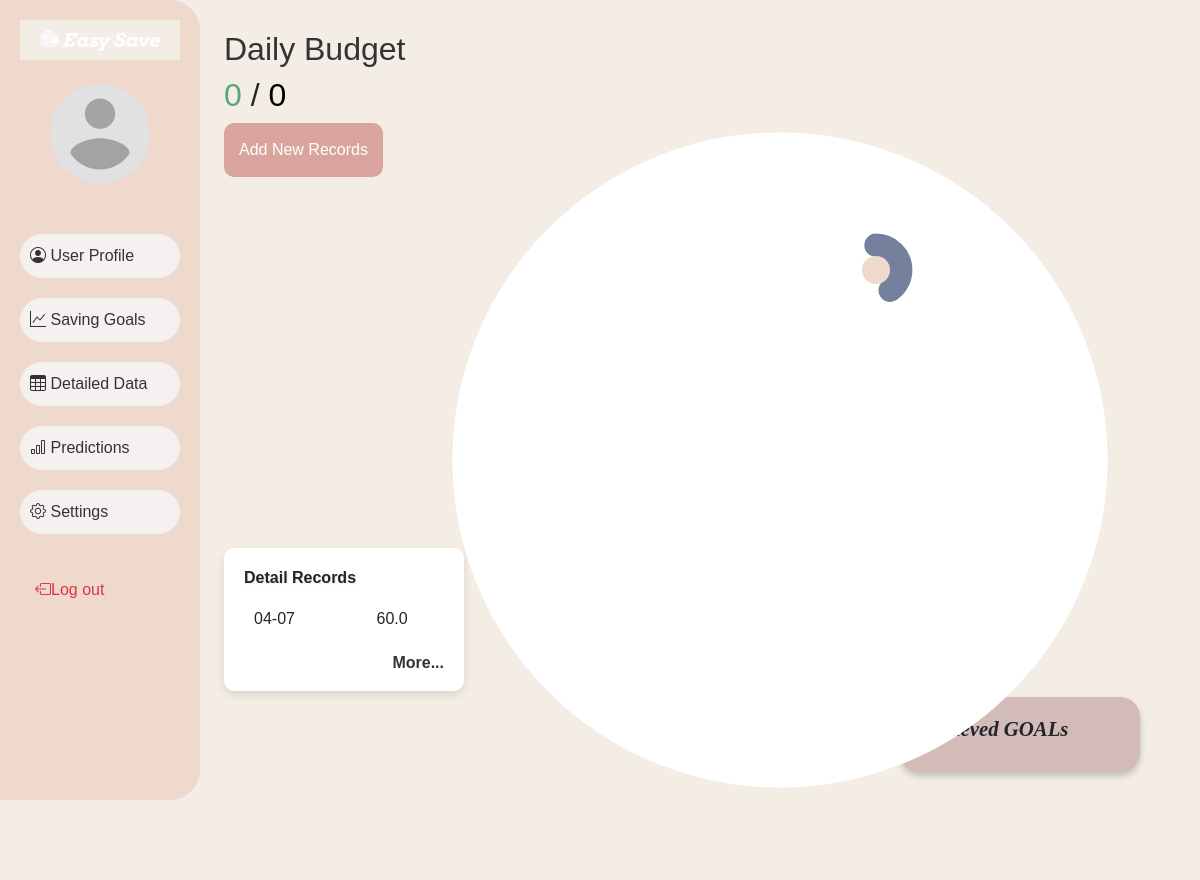
Screenshot of /home (signed in) with the database file from the repository.
### database.py (models this page shows, shortened)
class User(db.Model):
    __tablename__ = 'user'
    user_id = db.Column(db.Integer, primary_key=True, autoincrement=True)
    username = db.Column(db.String(100), nullable=False, unique=True)
    nickname = db.Column(db.String(100),nullable=True)
    average_income = db.Column(db.Float)
    average_spending = db.Column(db.Float)
    emailaddress = db.Column(db.String(150), nullable=True)
    password = db.Column(db.String(200), nullable=True)
    age = db.Column(db.Integer)
    gender = db.Column(db.String(10))
    year_in_school = db.Column(db.String(50))
    major = db.Column(db.String(100))
    profile_picture = db.Column(db.String(200), nullable=False, default='default_picture.png')
    created_at = db.Column(db.DateTime, default=db.func.current_timestamp())
    updated_at = db.Column(db.DateTime, default=db.func.current_timestamp(), onupdate=db.func.current_timestamp())
    spendings = db.relationship('Detail', backref='user', lazy=True)
    saving_goals = db.relationship('Saving_Goal', backref='user', lazy=True)
    spendings_records = db.relationship('Record', backref='user', lazy=True)

class  Record(db.Model):
    __tablename__ = 'record'
    record_id = db.Column(db.Integer, primary_key=True, autoincrement=True)
    user_id = db.Column(db.Integer, db.ForeignKey('user.user_id'), nullable=True)
    amount = db.Column(db.Float)
    date = db.Column(db.DateTime)
    category = db.Column(db.String(200))
    note = db.Column(db.String(300))

### app.py (the view)
@app.route('/home')
def home():
    if 'user_id' not in session:
        return render_template('login.html')
    user_id = session.get('user_id')
    user = User.query.filter_by(user_id=user_id).first()
    spending = Record.query.filter_by(user_id=user.user_id).order_by(Record.date.desc()).limit(3).all()
    today = datetime.now().date()
    today_records = Record.query.filter(
        Record.user_id == user.user_id,
        func.date(Record.date) == today
    ).all()
    savingGoal = Saving_Goal.query.filter_by(user_id=user.user_id).order_by(Saving_Goal.end_date.desc()).first()
    savingGoals = Saving_Goal.query.filter_by(user_id=user.user_id).order_by(Saving_Goal.end_date.desc()).limit(3).all()
    achievedGoals = Saving_Goal.query.filter(
        Saving_Goal.user_id == user.user_id,
        Saving_Goal.progress == "finished"
    ).order_by(Saving_Goal.end_date.desc()).limit(3).all()
    category_averages = fetch_combined_financial_data(user_id, db.session)
    print(f"[DEBUG] Category Averages: {category_averages}")
    avg_disposable_income = user.average_income or 0.0
    avg_spending = user.average_spending or 0.0
    print(f"[DEBUG] Average Disposable Income: {avg_disposable_income}")
    print(f"[DEBUG] Average Spending: {avg_spending}")
    if savingGoal:
        savings_goal = savingGoal.amount
    else:
        savings_goal = avg_disposable_income * 0.20  # Default 20% if no goal set
    daily_budget = generate_daily_budget(user_id, db.session)
    print(f"[DEBUG] Daily Budget (from daily_budget_algorithm): {daily_budget}")
    return render_template(
        'index.html',
        active_page='home',
        user=user,
        spending=spending,
        savingGoals=savingGoals,
        daily_budget=round(daily_budget, 2),
        today_records=today_records,
        achievedGoals=achievedGoals
    )

### app.py (called while the page is built)
@app.context_processor
def inject_time():
    import time
    return dict(time=time)

### budget_allocation_algorithm/daily_budget_algorithm.py (called while the page is built)
def calculate_daily_savings(saving_goals):
    today = datetime.now().date()
    daily_savings = 0.0
    prioritized_goals = sorted(saving_goals, key=lambda x: x.end_date)
    for goal in prioritized_goals:
        remaining_amount = (goal.amount or 0) - (goal.progress_amount or 0)
        days_left = (goal.end_date.date() - today).days
        if days_left <= 0 or remaining_amount <= 0:
            continue  # Skip goals that are already completed or past their end date
        daily_saving_for_goal = remaining_amount / days_left
        daily_savings += daily_saving_for_goal
    return daily_savings

def generate_daily_budget(user_id, db_session: Session):
    user_financial_data = fetch_user_financial_data(user_id, db_session)
    if not user_financial_data:
        user = db_session.query(User).filter_by(user_id=user_id).first()
        if user and user.average_income:
            daily_budget = user.average_income / 31
            print(f"[DEBUG] No Detail records found. Using fallback daily_budget: {daily_budget}")
        else:
            daily_budget = 0.0
            print("[DEBUG] No Detail records found and average_income is missing. Setting daily_budget to 0.0")
    else:
        daily_budget = calculate_daily_budget(user_financial_data)
        print(f"[DEBUG] Calculated daily_budget from financial data: {daily_budget}")
    return round(daily_budget, 2)

### templates/index.html (shortened to what this page needs)
{% extends "base.html" %}
{% block styles %}
    <link rel="stylesheet" href="{{ url_for('static', filename='css/index.css') }}">
{% endblock %}
{% block content %}
<div class="flex-container">
    <div>
        {% set budget = daily_budget if daily_budget != 0 else 0 %}
        {% set ns = namespace(total_amount=0) %}
        {% for record in today_records %}
            {% if record.category not in ["allowance", "income", "living_expenses"] %}
                {% set ns.total_amount = (ns.total_amount + record.amount)|round(2) %}
            {% endif %}
        {% endfor %}
        <h2 style="color: #333;">Daily Budget</h2>
        <h2 class="buget-text">
            <span id="spent" style="color: #58A778;">{{ ns.total_amount }}</span>
            /
            <span id="total" style="color: black;">{{ budget }}</span>
        </h2>
        <button class="btn-add-record add-new-records" onclick="window.location.href='/newRecords'">Add New Records</button>
    </div>
    <div class="detail-records">
        <h2>Detail Records</h2>
        <table class="records-table">
            <tbody>
                {%for record in spending%}
                    <tr>
                        <td>{{record.date.strftime('%m-%d')}}</td>
                        <td>{{record.category.split(':')[1]}}</td>
                        <td>{{record.amount}}</td>
                    </tr>
                {%endfor%}
            </tbody>
        </table>
        <p class="more-link"><a href="/details_and_charts">More...</a></p>
    </div>
    <div class="achieved-goals">
        <h3>Achieved GOALs</h3>
    </div>
    <div class="spending">
        <svg viewBox="0 0 100 100" class="circular-chart">
            <circle class="circle-bg-spending" cx="50" cy="50" r="29" />
            <circle class="circle-center-spending" cx="50" cy="50" r="19.6" />
            {% if today_records is not none %}
                {% set circumference = 2 * 3.14159 * 29 %}
                {% set ns = namespace(prev_filled_length=0) %}
                {% for record in today_records %}
                    {% if record.category not in ["allowance", "income", "living_expenses"] %}
                        {% set percentage = 0 if budget == 0 else (((record.amount / budget) * 100) | round) %}
                        {% set filled_length = (percentage / 100) * circumference %}
                        {% set stroke_dasharray = "{} {}".format(filled_length, circumference) %}
                        {% if  ns.prev_filled_length == 0 %}
                            {% set stroke_dashoffset =  ns.prev_filled_length %}
                        {%else%}
                            {%set stroke_dashoffset =  filled_length + ns.prev_filled_length%}
                        {%endif%}
                        <circle class="circle spending-progress spending-{{ loop.index }}"
                                cx="50" cy="50" r="29"
                                stroke-dasharray="{{ stroke_dasharray }}"
                                stroke-dashoffset="{{ stroke_dashoffset }}">
                                <title>{{record.category}}  {{record.amount}}</title>
                        </circle>
                        {% set ns.prev_filled_length = ns.prev_filled_length + filled_length %}
                    {% endif %}
                {% endfor %}
            {% endif %}
        </svg>
        {% if savingGoals is not none %}
        <div class="saving-goals">
            <svg viewBox="0 0 36 36" class="circular-chart">
                    {% set ns = namespace(radius = 5.3) %}
                    <circle class="circle-bg" cx="18" cy="18" r="{{ns.radius * (savingGoals|length)}}" />
                {% for goal in savingGoals %}
                {% set progress_amount = goal.progress_amount if goal.progress_amount is not none else 0.0 %}
                {% set total_amount = goal.amount if goal.amount is not none else 0.0 %}
                {% set percentage = (progress_amount / total_amount * 100) if total_amount != 0 else 0 %}
                {% set percentage = percentage | round %}
                {% set circumference = 2 * 3.14159 * ns.radius %}
                {% set filled_length = (percentage / 100) * circumference %}
                {% set stroke_dasharray = "{} {}".format(filled_length, circumference) %}
                    <circle class="circle goal-{{loop.index}}"
                        cx="18" cy="18" r="{{ ns.radius }}"
                        stroke-dasharray="{{ stroke_dasharray }}">
    <title>{{ progress_amount }}/{{ total_amount }}  {{ percentage | round }}%</title>
                    </circle>
                    {% set ns.radius = ns.radius + 5 %}
                {% endfor %}
                <circle class="circle-center" cx="18" cy="18" r="3"/>
            </svg>
        </div>
        {% endif %}
    </div>
</div>
{% endblock %}

### templates/base.html (shortened to what this page needs)
<!DOCTYPE html>
<html lang="en">
<head>
    <link href="https://cdn.jsdelivr.net/npm/bootstrap@5.3.0/dist/css/bootstrap.min.css" rel="stylesheet">
    <link href="https://cdn.jsdelivr.net/npm/bootstrap-icons@1.10.5/font/bootstrap-icons.css" rel="stylesheet">
    <link rel="stylesheet" href="{{ url_for('static', filename='css/styles.css') }}">
    {% block styles %}{% endblock %}
</head>
<body>
    <div class="container-fluid">
        <div class="row">
            <nav id="sidebar" class="col-md-3 col-lg-2 d-md-block sidebar">
                <a href="/home">
                <img src="{{ url_for('static', filename='logo.png')}}" alt="Logo" id="topLeftImage" style=" top: 15px; width: 100%; height: 40px;">
                </a>
    <div class="position-sticky">
        <div class="text-center py-4">
            <img src="{{ url_for('static', filename='profile_pictures/' ~ (user.profile_picture | default('default_picture.png'))) }}?t={{ config['SEND_FILE_MAX_AGE_DEFAULT'] }}"
                 alt="Profile Picture" class="rounded-circle mb-3" width="100">
        </div>
                    <ul class="nav flex-column">
                        <li class="nav-item">
                            <a class="nav-link {% if active_page == 'userProfile' %}active{% endif %}" href="/userProfile">
                                <i class="bi bi-person-circle"></i> User Profile
                            </a>
                        </li>
                        <li class="nav-item">
                            <a class="nav-link {% if active_page == 'savingGoal' %}active{% endif %}" href="/savingGoal">
                                <i class="bi bi-graph-up"></i> Saving Goals
                            </a>
                        </li>
                        <li class="nav-item">
                            <a class="nav-link {% if active_page == 'detailedData' %}active{% endif %}" href="/details_and_charts">
                                <i class="bi bi-table"></i> Detailed Data
                            </a>
                        </li>
                        <li class="nav-item">
                            <a class="nav-link {% if active_page == 'predict' %}active{% endif %}" href="/predict">
                                <i class="bi bi-bar-chart"></i> Predictions
                            </a>
                        </li>
                        <li class="nav-item">
                            <a class="nav-link {% if active_page == 'setting' %}active{% endif %}" href="/setting">
                                <i class="bi bi-gear"></i> Settings
                            </a>
                        </li>
                        <li class="nav-item mt-4 logout">
                            <a class="nav-link text-danger" href="/logout">
                                <i class="bi bi-box-arrow-left"></i> Log out
                            </a>
                        </li>
                    </ul>
                </div>
            </nav>
            <main class="col-md-9 ms-sm-auto col-lg-10 px-md-4">
                {% block content %}
                {% endblock %}
            </main>
        </div>
    </div>
</body>
</html>

### static/css/styles.css (style rules this page uses)
:root { --primary-color: #0d6efd; --secondary-color: #6c757d; --accent-color: #198754; --background-color: #F3EDE6; --sidebar-bg-color: #EFD8CC; --sidebar-text-color: #333333; --header-bg-color: #EFD8CC; --header-text-color: #ffffff; --footer-bg-color: #343a40; --footer-text-color: #ffffff; --card-bg-color: #ffffff; --card-border-color: #dee2e6; --button-hover-color: #0b5ed7; --button-active-color: #0a58ca; --font-family: 'Arvo', Tahoma, Geneva, Verdana, sans-serif; }
body { font-family: var(--font-family); background-color: var(--background-color); margin: 0; padding: 0; }
#sidebar { background-color: var(--sidebar-bg-color); min-height: 100vh; padding: 20px; border-top-right-radius: 30px; border-bottom-right-radius: 30px; }
#sidebar .nav-link { color: var(--sidebar-text-color); background-color: #F6F1F1; font-weight: 500; margin: 10px 0; transition: color 0.3s, background-color 0.3s; border-radius: 30px; padding: 10px; }
#sidebar .text-danger { margin-top: auto; background-color: transparent; padding-left: 15px; display: flex; align-items: center; }
#sidebar img { width: 100px; height: 100px; object-fit: cover; }
main { padding: 30px; background-color: var(--background-color); }

### static/css/index.css (style rules this page uses)
.flex-container { display: flex; flex-direction: row; gap: 15px; }
.circular-chart { max-width: 100%; }
.btn-add-record { padding: 15px 15px; background-color: #d8a49d; color: white; border: none; border-radius: 10px; cursor: pointer; font-family: inherit; font-size: inherit; line-height: inherit; }
.detail-records { margin-top: 40px; }
.saving-goals { position:absolute; left: 60%; top: 20%; width: 20%; height: 20%; }
.circular-chart { display: block; margin: 10px auto; max-width: 100%; max-height: 100%; position:absolute; left: 30%; }
.detail-records { background-color: #ffffff; border-radius: 10px; box-shadow: 0 4px 8px rgba(0, 0, 0, 0.1); padding: 20px; padding-bottom: 0px; width: 20%; margin: 20px auto; position: absolute; top: 60%; font-family: 'Arial', sans-serif; }
.detail-records h2 { font-weight: bold; margin-top: 0; text-align: left; font-size: 1em; text-shadow: 1px 1px 2px rgba(0, 0, 0, 0.1); }
.records-table { width: 100%; border-collapse: collapse; margin-top: 10px; }
.records-table th, .records-table td { padding: 10px; text-align: left; }
.records-table td { font-size: 1em; }
.more-link { z-index: 10; position: relative; text-align: right; margin-top: 10px; font-size: 1em; }
.more-link a { color: #333; text-decoration: none; font-weight: bold; }
.achieved-goals { background-color: #D3BBB7; padding: 20px; border-radius: 20px; box-shadow: 0px 4px 6px rgba(0, 0, 0, 0.2); max-width: 20%; width: 100%; margin: 20px auto; font-family: 'Georgia', serif; position: absolute; right: 5%; bottom: 10%; }
.achieved-goals h3 { font-weight: bold; font-style: italic; font-size: 1.3em; margin-bottom: 10px; }

### rows the page displays
User: profile_picture (placeholder picture)
Record: date "04-07", amount "60.0"

### other values shown
{{ ns.total_amount }} "0"
{{ budget }} "0"
